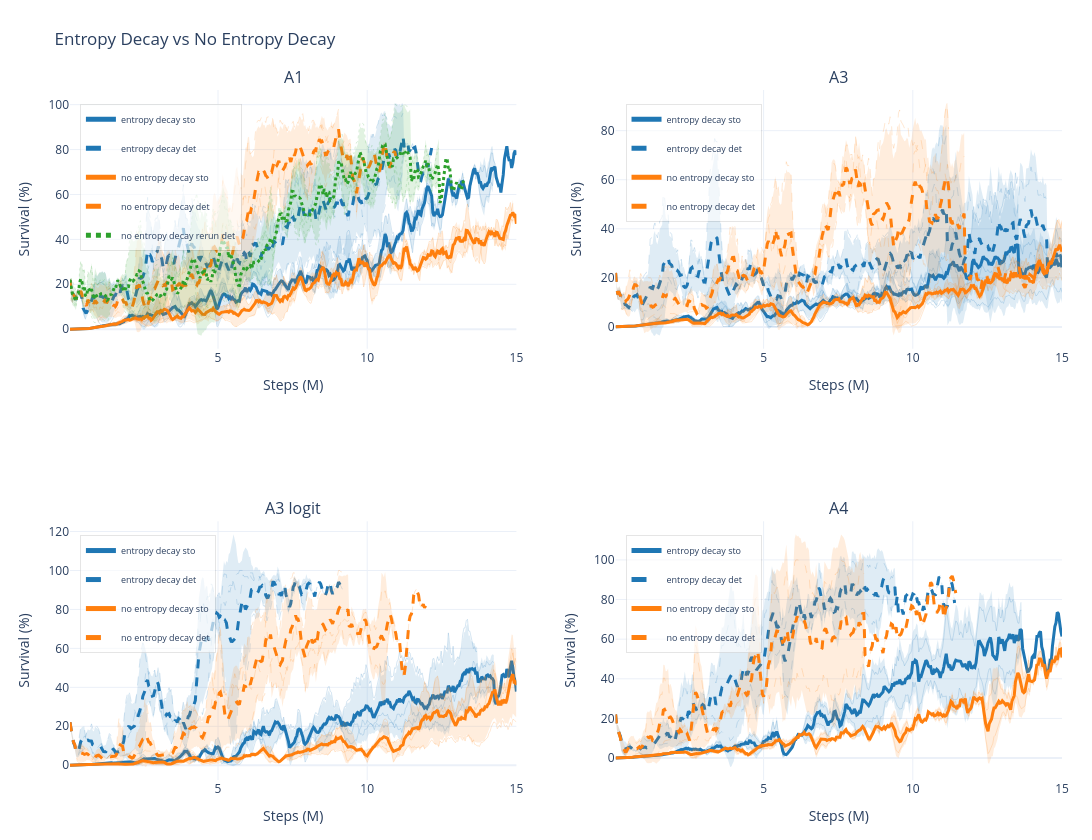

This figure's notebook cell:
### Markdown cell above
## Entropy Decay

### Code cell
entropy_decay_fig = wm.plot_entropy_decay_comparison()
entropy_decay_fig
